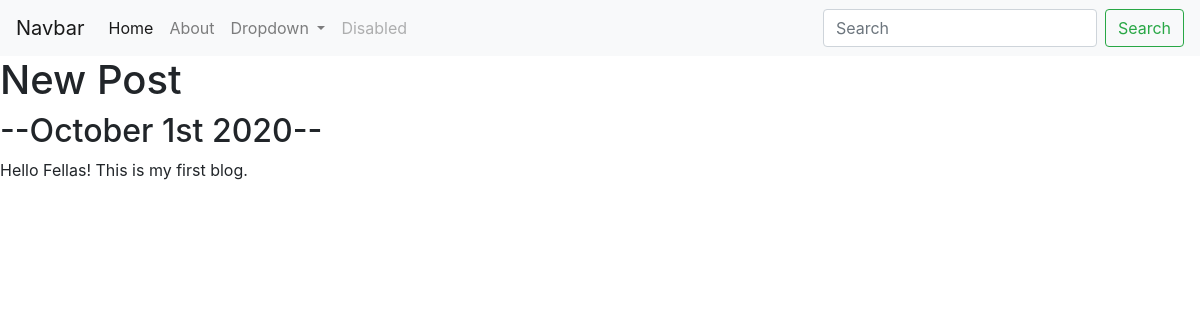
Page /blog/1/ on the committed database.
### blog/models.py (models this page shows, shortened)
class Project_blog(models.Model):
    title = models.CharField(max_length= 200)
    time = models.DateField()
    description = models.TextField()

### blog/views.py (the view)
# urls.py: path("<int:blog_id>/", views.detail, name = "detail"),
def detail(request, blog_id):
    blogs = get_object_or_404(Project_blog, pk=blog_id)
    return render(request, 'blog/detail.html', {'blogs' : blogs})

### blog/templates/blog/detail.html
{% extends 'portfolio/base.html' %}
{% block content %}
<h1>{{blogs.title}}</h1>
<h2>--{{ blogs.time|date:'F jS Y' }}--</h2>
<p>{{ blogs.description|safe}}</p>
{% endblock %}

### portfolio/templates/portfolio/base.html (shortened to what this page needs)
<nav class="navbar navbar-expand-lg navbar-light bg-light">
  <a class="navbar-brand" href="#">Navbar</a>
  <div class="collapse navbar-collapse" id="navbarSupportedContent">
    <ul class="navbar-nav mr-auto">
      <li class="nav-item active">
        <a class="nav-link" href="#">Home <span class="sr-only">(current)</span></a>
      </li>
      <li class="nav-item">
        <a class="nav-link" href="#">About</a>
      </li>
      <li class="nav-item dropdown">
        <a class="nav-link dropdown-toggle" href="#" id="navbarDropdown" role="button" data-toggle="dropdown" aria-haspopup="true" aria-expanded="false">
          Dropdown
        </a>
      </li>
      <li class="nav-item">
        <a class="nav-link disabled" href="#" tabindex="-1" aria-disabled="true">Disabled</a>
      </li>
    </ul>
    <form class="form-inline my-2 my-lg-0">
      <input class="form-control mr-sm-2" type="search" placeholder="Search" aria-label="Search">
      <button class="btn btn-outline-success my-2 my-sm-0" type="submit">Search</button>
    </form>
  </div>
</nav>
{% block content %}{% endblock %}
<link rel="stylesheet" href="https://stackpath.bootstrapcdn.com/bootstrap/4.5.2/css/bootstrap.min.css">

### rows in the picture
Project_blog: title "New Post", time "October 1st 2020", description "Hello Fellas! This is my first blog."
